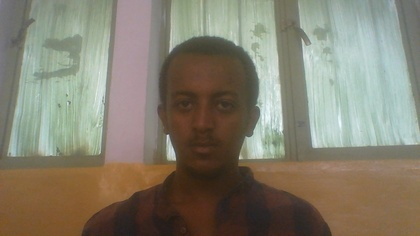
%> input picture Images/BGSUBT (1).JPG, 420 x 236 px, shrunk from 1280 x 720 before the run
$ octave index.m   (GNU Octave 9; MATLAB toolbox functions it lacks are replaced by stand-ins)
%> lines starting %> are read from the running program, lines starting %| are printed output that depends on the picture; in (x1, y1, x2, y2) boxes, pixels count from 0 and x2, y2 are one past the last pixel; in counts of white or black regions, pixels touching at a corner belong together; the program's own positions count from 1

%%
In = imread('C:\Users\Surafel Nigussie\Documents\Matlab\Images\BGSUBT (1).JPG');
%> In is the input picture: size 236x420x3 uint8; mean R, G, B 132, 126.9, 110.7
Ib = imread('C:\Users\Surafel Nigussie\Documents\Matlab\Images\BGSUBT (2).JPG');
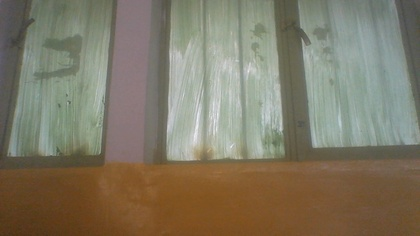
%> input picture Images/BGSUBT (2).JPG, 420 x 236 px, shrunk from 1280 x 720 before the run
%> Ib is the input picture: size 236x420x3 uint8; mean R, G, B 127.7, 120.7, 101.3
% figure, imshow(In);

%%
INgray=rgb2gray(In);
IBgray=rgb2gray(Ib);
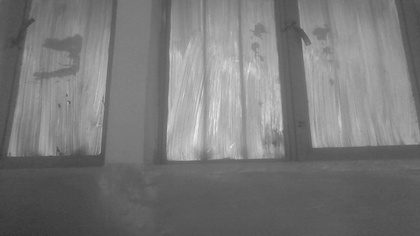
%> IBgray: size 236x420 uint8; min 53, max 241, mean 120.6
% figure, imshow(IBgray);

%%
INint16 = im2int16(INgray);
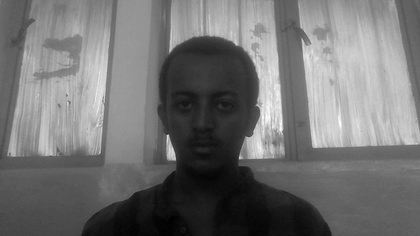
%> INint16: size 236x420 int16; min -25572, max 30968, mean -232.8; drawn with min black and max white
IBint16 = im2int16(IBgray);
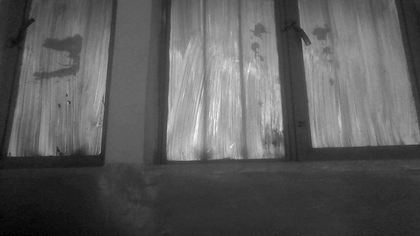
%> IBint16: size 236x420 int16; min -19147, max 29169, mean -1786.2; drawn with min black and max white
% figure, imshow(INgray);

%%
Isubt=imsubtract(IBgray,INgray);
figure, imshow(Isubt);

%%
[r,c] = size(Isubt);
%> r = 236; c = 420
Ivalues = zeros(r,c,'uint8');
for i = 1:r
    for j = 1:c
        if Isubt(i,j) <= 10
            Ivalues(i,j) = 0;
        else
            Ivalues(i,j) = 255;
        end
    end
end
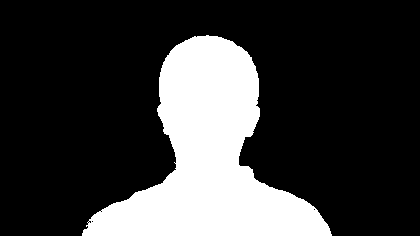
%> Ivalues: size 236x420 uint8; 23.2% white; 1 white region, box (x1, y1, x2, y2) and area: (82, 35, 332, 236) 22960
figure, imshow(Ivalues);

%%
Ibwopen = bwareaopen(Ivalues, 200);
Ifill = imfill(Ibwopen,'holes');
%> Ifill: size 236x420 logical; 23.2% white; 1 white region, box (x1, y1, x2, y2) and area: (82, 35, 332, 236) 22967
figure, imshow(Ifill);

%%
se = strel('square',20);
IDialated = imdilate(Ifill, se);
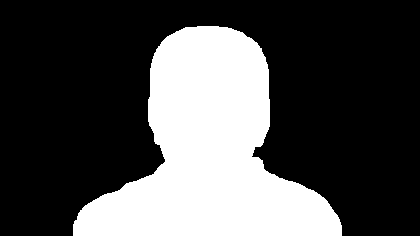
%> IDialated: size 236x420 logical; 30.2% white; 1 white region, box (x1, y1, x2, y2) and area: (73, 26, 342, 236) 29974
figure, imshow(IDialated);

%%
% [8 lines of commented-out code are left out]

%%
label_str = 'Tracking...';
[Labled_Image, Index] = bwlabel( IDialated );
%> Labled_Image: size 236x420 double; values 0 (black) and 1 (white), 30.2% white; 1 white region
%> Index = 1
Img_Props = regionprops(Labled_Image);
%> Img_Props = 1 region; box (x1, y1, x2, y2), Area and Centroid: (73, 26, 342, 236) 29974 [210 152.2]
Img_Box = [Img_Props.BoundingBox];
%> Img_Box = [73.5 26.5 269 210]
% Image_Fin = insertShape(In, 'Rectangle', Img_Box, 'Color', 'green');
Image_Fin = insertObjectAnnotation(In, 'Rectangle', Img_Box, label_str);
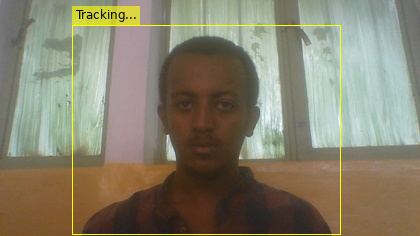
%> Image_Fin: size 236x420x3 uint8; mean R, G, B 133.7, 128.7, 108.5
figure, imshow(Image_Fin);
